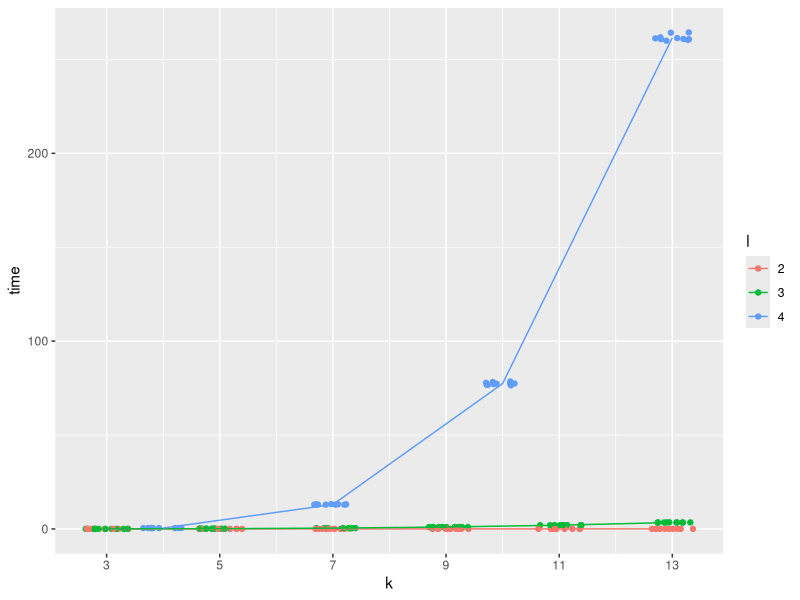
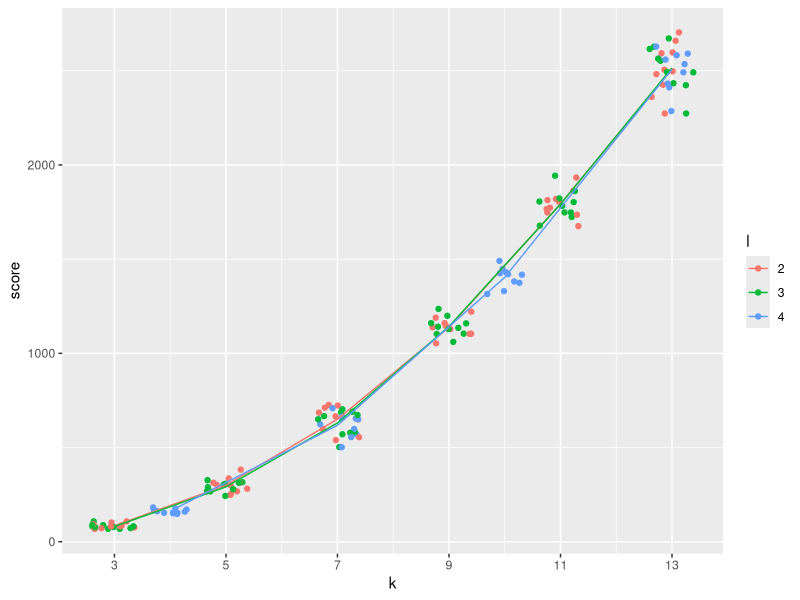
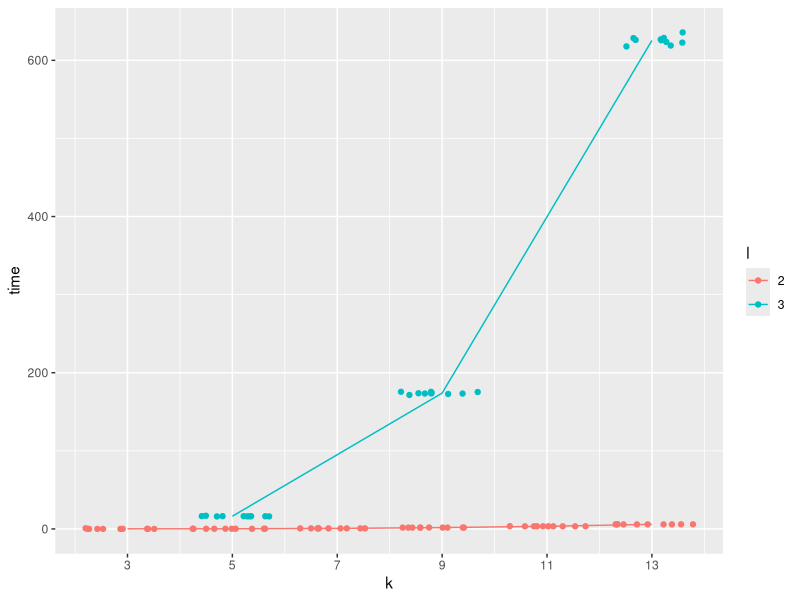
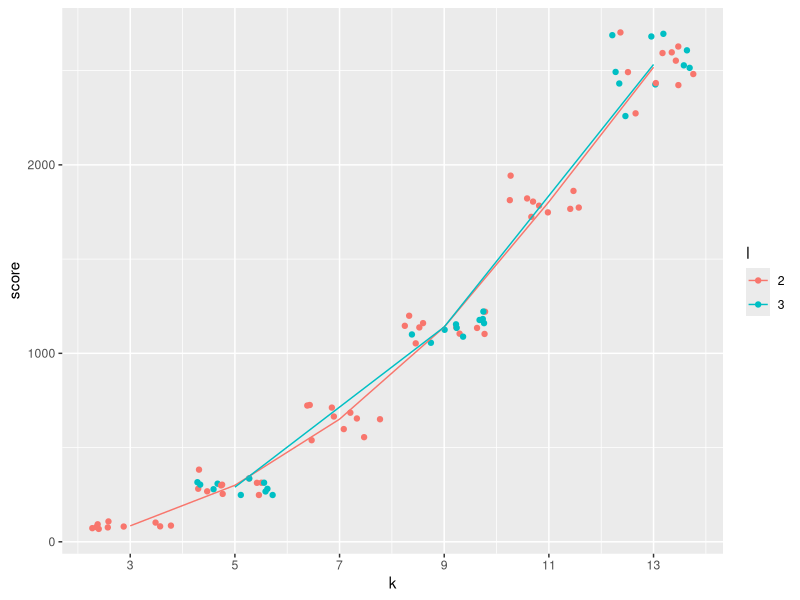
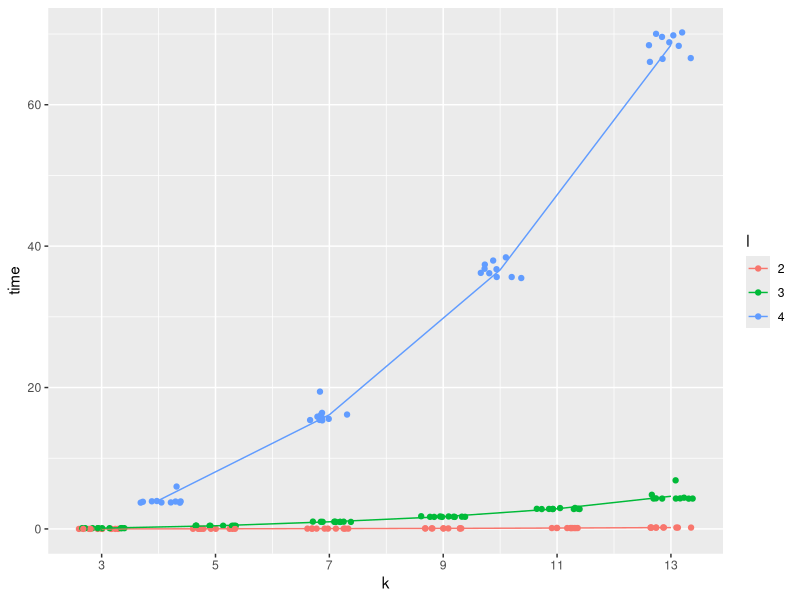
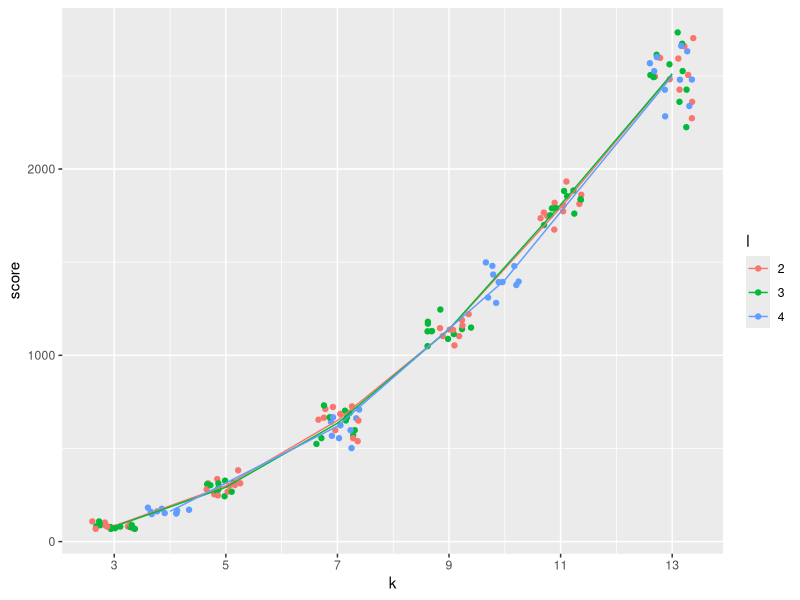
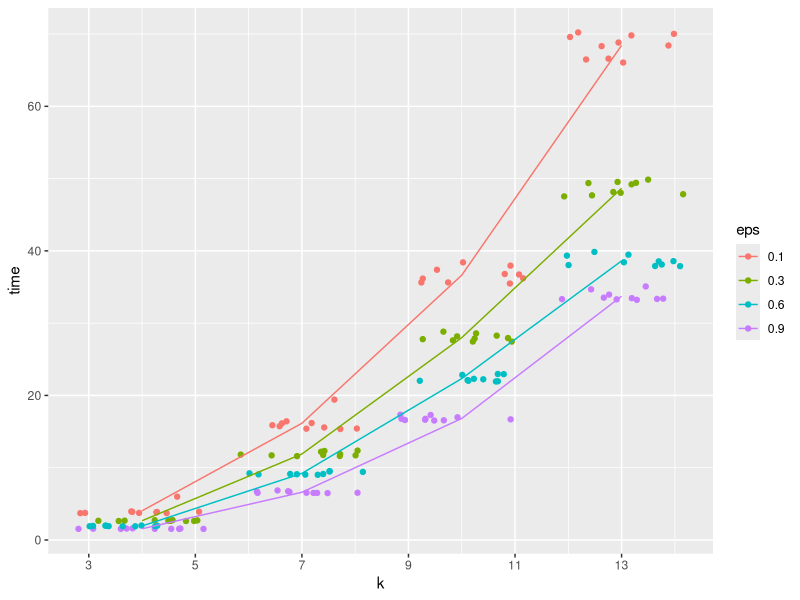
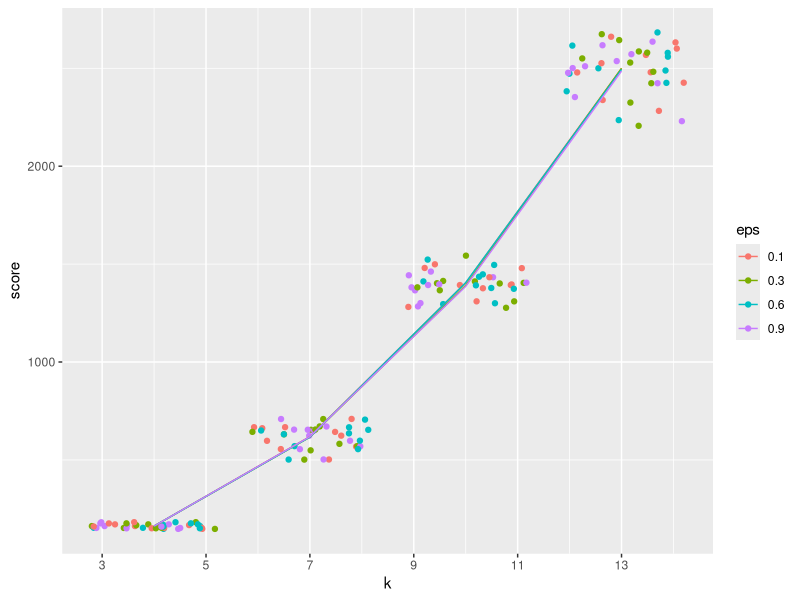

Generate these figures, in order, with R:
## ---- chunk 1
knitr::opts_chunk$set(echo = TRUE, message = FALSE)
library(tidyverse)
library(knitr)
library(kableExtra)
options(knitr.kable.NA="")
## ---- chunk 2
optimized <- read.csv("optimized_l_stars.csv")
paired <- read.csv("paired_l_stars.csv")
randomized <- read.csv("randomized_l_stars.csv")
exact_scores <- read.csv("exact_scores.csv")
## ---- chunk 3
optimized.exact <- merge(optimized, exact_scores, by=c("k", "round")) %>% 
  mutate(approx_ratio=2-l/k, actual_ratio=score/exact_score)

paired.exact <- merge(paired, exact_scores, by=c("k", "round")) %>% 
  mutate(approx_ratio=2-l/k, actual_ratio=score/exact_score)
  
randomized.exact <- merge(randomized, exact_scores, by=c("k", "round")) %>% 
  mutate(approx_ratio=2-l/(2*k), actual_ratio=score/exact_score)
## ---- chunk 4
all(optimized.exact$actual_ratio <= optimized.exact$approx_ratio)
all(paired.exact$actual_ratio <= paired.exact$approx_ratio)
all(randomized.exact$actual_ratio <= randomized.exact$approx_ratio)
## ---- chunk 5
optimized <- optimized %>% 
  group_by(k, l) %>% 
  mutate(avg_time = mean(time), avg_score = mean(score)) %>% 
  ungroup()
## ---- chunk 6
optimized %>% 
  group_by(k, l) %>% 
  summarise(average_score=mean(score)) %>% 
  spread(l, average_score) %>% 
  kbl(caption = "Average Score") %>% 
  kable_classic(full_width=FALSE) %>% 
  add_header_above(c(" "=1, "l"=3))
## ---- chunk 7
optimized %>% 
  group_by(k, l) %>% 
  summarise(average_time=mean(time)) %>% 
  spread(l, average_time) %>% 
  kbl(caption = "Average Time (s)") %>% 
  kable_classic(full_width=FALSE) %>% 
  add_header_above(c(" "=1, "l"=3))
## ---- chunk 8
optimized %>% 
  mutate(l=as.factor(l)) %>% 
  ggplot(aes(k, time)) + 
  geom_jitter(aes(color=l)) + 
  geom_line(aes(k, avg_time, color=l)) +
  scale_x_continuous(breaks=c(3,5,7,9,11,13))
## ---- chunk 9
optimized %>% 
  mutate(l=as.factor(l)) %>% 
  ggplot(aes(k, score)) + 
  geom_jitter(aes(color=l)) + 
  geom_line(aes(k, avg_score, color=l)) +
  scale_x_continuous(breaks=c(3,5,7,9,11,13))
## ---- chunk 10
paired <- paired %>% 
  group_by(k, l) %>% 
  mutate(avg_time = mean(time), avg_score = mean(score)) %>% 
  ungroup()
## ---- chunk 11
paired %>% 
  group_by(k, l) %>% 
  summarise(average_score=mean(score)) %>% 
  spread(l, average_score) %>% 
  kbl(caption = "Average Score") %>% 
  kable_classic(full_width=FALSE) %>% 
  add_header_above(c(" "=1, "l"=2))
## ---- chunk 12
paired %>% 
  group_by(k, l) %>% 
  summarise(average_time=mean(time)) %>% 
  spread(l, average_time) %>% 
  kbl(caption = "Average Time (s)") %>% 
  kable_classic(full_width=FALSE) %>% 
  add_header_above(c(" "=1, "l"=2))
## ---- chunk 13
paired %>% 
  mutate(l=as.factor(l)) %>% 
  ggplot(aes(k, time)) + 
  geom_jitter(aes(color=l)) + 
  geom_line(aes(k, avg_time, color=l)) +
  scale_x_continuous(breaks=c(3,5,7,9,11,13))
## ---- chunk 14
paired %>% 
  mutate(l=as.factor(l)) %>% 
  ggplot(aes(k, score)) + 
  geom_jitter(aes(color=l)) + 
  geom_line(aes(k, avg_score, color=l)) +
  scale_x_continuous(breaks=c(3,5,7,9,11,13))
## ---- chunk 15
randomized <- randomized %>% 
  group_by(k, l, eps) %>% 
  mutate(avg_time = mean(time), avg_score = mean(score)) %>% 
  ungroup()
## ---- chunk 16
randomized %>% 
  group_by(k, l) %>% 
  summarise(average_score=mean(score)) %>% 
  spread(l, average_score) %>% 
  kbl(caption = "Average Score") %>% 
  kable_classic(full_width=FALSE) %>% 
  add_header_above(c(" "=1, "l"=3))
## ---- chunk 17
randomized %>% 
  group_by(k, l) %>% 
  summarise(average_time=mean(time)) %>% 
  spread(l, average_time) %>% 
  kbl(caption = "Average Time (s)") %>% 
  kable_classic(full_width=FALSE) %>% 
  add_header_above(c(" "=1, "l"=3))
## ---- chunk 18
randomized %>% 
  filter(eps==0.1) %>% 
  mutate(l=as.factor(l)) %>% 
  ggplot(aes(k, time)) + 
  geom_jitter(aes(color=l)) + 
  geom_line(aes(k, avg_time, color=l)) +
  scale_x_continuous(breaks=c(3,5,7,9,11,13))
## ---- chunk 19
randomized %>% 
  filter(eps==0.1) %>% 
  mutate(l=as.factor(l)) %>% 
  ggplot(aes(k, score)) + 
  geom_jitter(aes(color=l)) + 
  geom_line(aes(k, avg_score, color=l)) +
  scale_x_continuous(breaks=c(3,5,7,9,11,13))
## ---- chunk 20
randomized %>% 
  filter(l==4) %>% 
  group_by(k, eps) %>% 
  summarise(average_score=mean(score)) %>% 
  spread(eps, average_score) %>% 
  kbl(caption = "Average Score") %>% 
  kable_classic(full_width=FALSE) %>% 
  add_header_above(c(" "=1, "epsilon"=4))
## ---- chunk 21
randomized %>% 
  filter(l==4) %>% 
  group_by(k, eps) %>% 
  summarise(average_time=mean(time)) %>% 
  spread(eps, average_time) %>% 
  kbl(caption = "Average Time (s)") %>% 
  kable_classic(full_width=FALSE) %>% 
  add_header_above(c(" "=1, "epsilon"=4))
## ---- chunk 22
randomized %>% 
  filter(l==4) %>% 
  mutate(eps=as.factor(eps)) %>% 
  ggplot(aes(k, time)) + 
  geom_jitter(aes(color=eps)) + 
  geom_line(aes(k, avg_time, color=eps)) +
  scale_x_continuous(breaks=c(3,5,7,9,11,13))
## ---- chunk 23
randomized %>% 
  filter(l==4) %>% 
  mutate(eps=as.factor(eps)) %>% 
  ggplot(aes(k, score)) + 
  geom_jitter(aes(color=eps)) + 
  geom_line(aes(k, avg_score, color=eps)) +
  scale_x_continuous(breaks=c(3,5,7,9,11,13))
## ---- chunk 24
optimized.2 <- optimized %>% 
  filter(l==2) %>% 
  mutate(algo="optimized")

paired.2 <- paired %>% 
  filter(l==2) %>% 
  mutate(algo="(2l-1)-stars")

randomized.2 <- randomized %>% 
  filter(l==4, eps==0.1) %>% 
  select(-eps) %>% 
  mutate(algo="randomized")

df <- rbind(optimized.2, paired.2, randomized.2)
## ---- chunk 25
df %>% 
  group_by(k, algo) %>% 
  summarise(average_time=mean(time)) %>% 
  spread(algo, average_time) %>% 
  kbl(caption = "Average Time (s)") %>% 
  kable_classic(full_width=FALSE) %>% 
  add_header_above(c(" "=1, "algorithm"=3))
## ---- chunk 26
df %>% 
  ggplot(aes(k, time)) + 
  geom_jitter(aes(color=algo)) + 
  geom_line(aes(k, avg_time, color=algo)) +
  scale_x_continuous(breaks=c(3,5,7,9,11,13))
## ---- chunk 27
df %>% 
  group_by(k, algo) %>% 
  summarise(average_score=mean(score)) %>% 
  spread(algo, average_score) %>% 
  kbl(caption = "Average Score") %>% 
  kable_classic(full_width=FALSE) %>% 
  add_header_above(c(" "=1, "algorithm"=3))
## ---- chunk 28
df %>% 
  ggplot(aes(k, score)) + 
  geom_jitter(aes(color=algo)) + 
  geom_line(aes(k, avg_score, color=algo)) +
  scale_x_continuous(breaks=c(3,5,7,9,11,13))
## ---- chunk 29
optimized.3 <- optimized %>% 
  filter(l==3) %>% 
  mutate(algo="optimized")

paired.3 <- paired %>% 
  filter(l==2) %>% 
  mutate(algo="(2l-1)-stars")

randomized.3 <- randomized %>% 
  filter(l==3, eps==0.1) %>% 
  select(-eps) %>% 
  mutate(algo="randomized")

df.3 <- rbind(optimized.3, paired.3, randomized.3)
## ---- chunk 30
df.3 %>% 
  ggplot(aes(k, time)) + 
  geom_jitter(aes(color=algo)) + 
  geom_line(aes(k, avg_time, color=algo)) +
  scale_x_continuous(breaks=c(3,5,7,9,11,13))
## ---- chunk 31
df.3 %>% 
  ggplot(aes(k, score)) + 
  geom_jitter(aes(color=algo)) + 
  geom_line(aes(k, avg_score, color=algo)) +
  scale_x_continuous(breaks=c(3,5,7,9,11,13))
